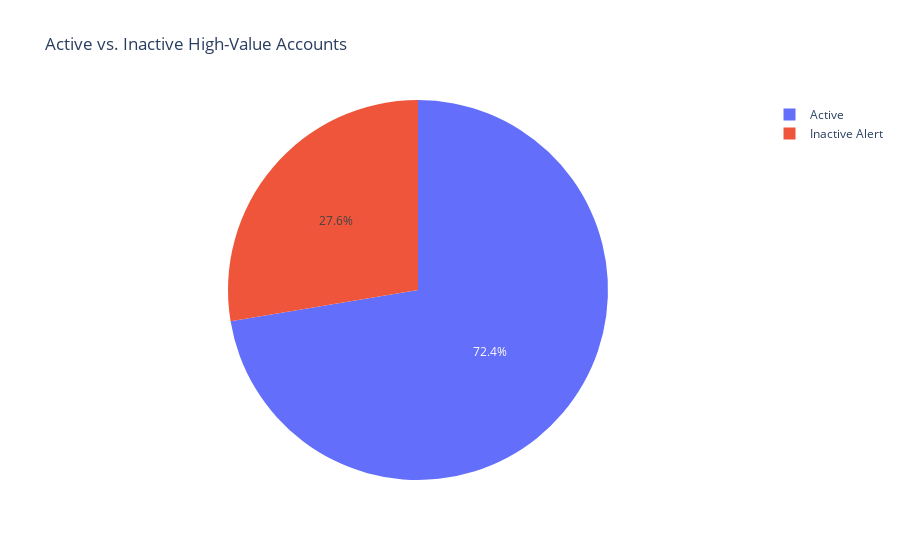

The notebook cell this image was saved under:
### Markdown cell above
# Inactive High-Value Accounts Alerts
This cell identifies high-value accounts (Balance > $50,000) with no transactions in the last 6 months.
- Flags accounts with no activity or last transaction > 180 days.
- Generates alerts for inactive high-value accounts.
- Visualizes active vs. inactive accounts with a pie chart.
- Saves results to `inactive_high_value_accounts.csv`.
- **Expected Output**: Table of inactive accounts; pie chart showing proportion of inactive vs. active accounts.

### Code cell
# Flag high-value accounts
accounts['Is_High_Value'] = accounts['Balance'] > 50000

# Get last transaction date per account
last_transaction = transactions.groupby('AccountID')['TransactionDate'].max().reset_index(name='Last_Transaction')

# Merge with accounts
account_status = accounts.merge(last_transaction, on='AccountID', how='left')

# Identify inactive accounts
account_status['Is_Inactive'] = (
    (account_status['Last_Transaction'].isna()) |
    (account_status['Last_Transaction'] < datetime.now() - timedelta(days=180))
)

# Generate alerts
account_status['Alert'] = np.where(
    (account_status['Is_High_Value']) & (account_status['Is_Inactive']),
    'Inactive Alert',
    'Active'
)

# Visualize active vs. inactive accounts
fig = px.pie(account_status, names='Alert', title='Active vs. Inactive High-Value Accounts',
             labels={'Alert': 'Account Status'})
fig.show()

# Save inactive accounts
inactive_accounts = account_status[account_status['Alert'] == 'Inactive Alert']
# inactive_accounts.to_csv('inactive_high_value_accounts.csv', index=False)
print("Inactive accounts analysis completed. Results saved to 'inactive_high_value_accounts.csv'.")

### Figure 1 — Plotly figure (JSON) as saved in the notebook; plotly's stock layout.template omitted (floating-point values rounded to 4 significant figures; data arrays with more than 128 entries replaced by an {"elided": "..."} marker saying what was removed)
{"data": [{"domain": {"x": [0, 1], "y": [0, 1]}, "hovertemplate": "Account Status=%{label}<extra></extra>", "labels": {"elided": "5000 str values"}, "legendgroup": "", "name": "", "showlegend": true, "type": "pie"}], "layout": {"legend": {"tracegroupgap": 0}, "title": {"text": "Active vs. Inactive High-Value Accounts"}}}
